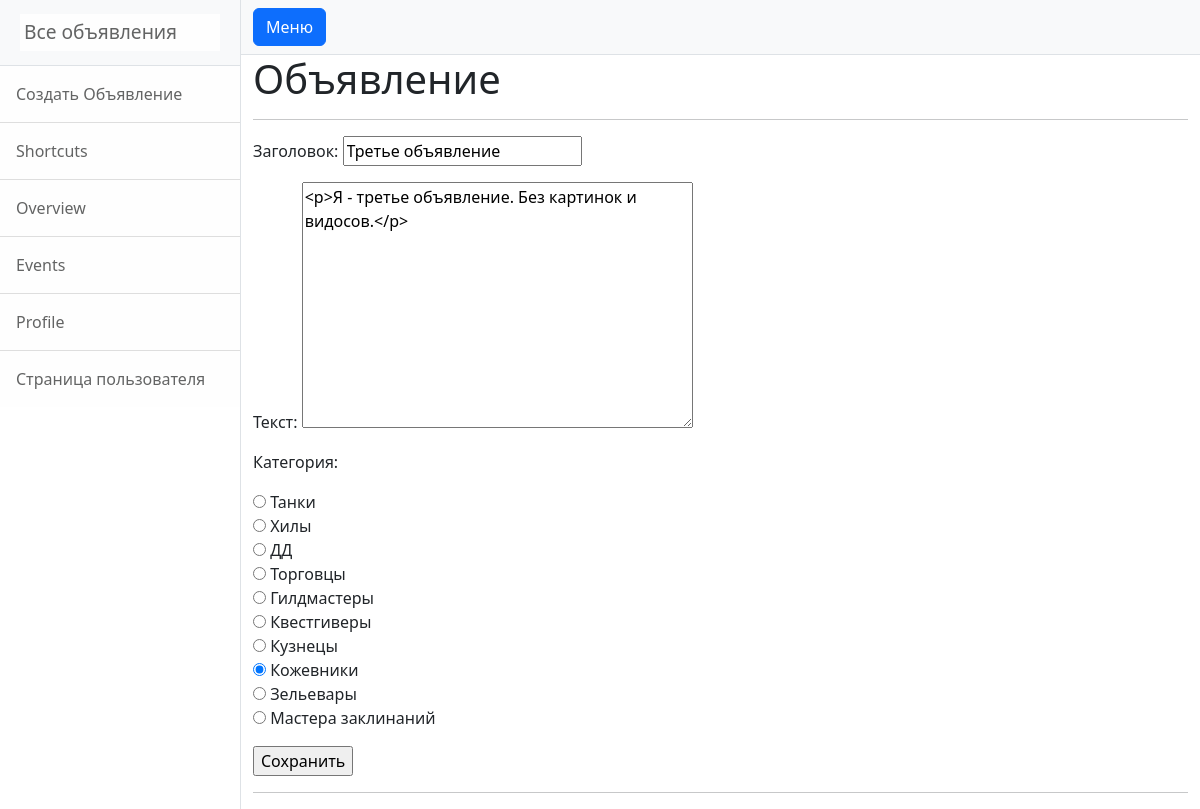
The app's page /posts/8/edit/ (signed in) with its own data.
### post/models.py (models this page shows, shortened)
class Post(models.Model):
    author = models.ForeignKey(User, on_delete=models.CASCADE)
    date = models.DateTimeField(auto_now=True)
    category = models.ForeignKey(Category, on_delete=models.CASCADE)
    title = models.CharField(max_length=100)
    text = RichTextUploadingField()

### post/views.py (the view)
# urls.py: path('<int:pk>/edit/', PostUpdate.as_view(), name='post_update'),
class PostUpdate(LoginRequiredMixin, UserPassesTestMixin, UpdateView):
    model = Post
    form_class = PostForm
    template_name = 'post_edit.html'
    def test_func(self):
        post = self.get_object()
        return post.author == self.request.user

### post/forms.py
class PostForm(forms.ModelForm):
    class Meta:
       model = Post
       fields = [
           'title',
           'text',
           'category',
       ]
       widgets = {
           'category': forms.RadioSelect,
       }
       labels = {
           'title': 'Заголовок:',
           'text': 'Текст:',
           'category': 'Категория:',
       }

### post/models.py (called while the page is built)
    def __str__(self):
        return f'{self.name}'

### templates/post/post_edit.html (shortened to what this page needs)
{% extends 'flatpages/default.html' %}
{% block content %}
<h1>Объявление</h1>
<hr>
<form action="" method="post">
    {{ form.as_p }}
    <input type="submit" value="Сохранить" />
</form>
<hr>
{% endblock content %}

### records on screen
Post: title "Третье объявление", text "<p>Я - третье объявление. Без картинок и видосов.</p>", category_id "☐ Танки ☐ Хилы ☐ ДД ☐ Торговцы ☐ Гилдмастеры ☐ Квестгиверы ☐ Кузнецы ☑ Кожевники ☐ Зельевары ☐ Мастера заклинаний"
